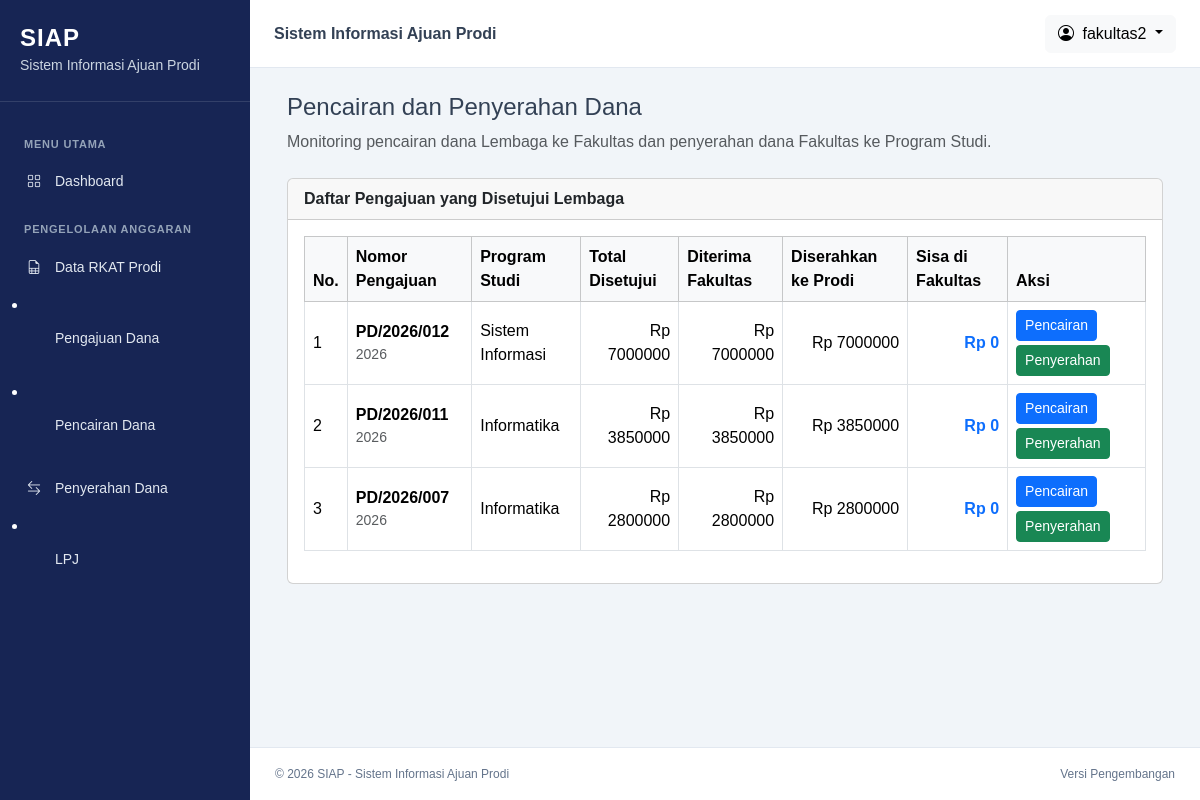
The app's page /pencairan-dana/ (signed in) with its own data.
### apps/fund_requests/models.py (models this page shows, shortened)
class FundRequest(TimeStampedModel):
    class Status(models.TextChoices):
        DRAFT = "DRAFT", "Draft"
        SUBMITTED = "SUBMITTED", "Diajukan ke Fakultas"
        REVISION = "REVISION", "Perlu Revisi"
        FACULTY_CHECKED = "FACULTY_CHECKED", "Diperiksa Fakultas"
        FORWARDED = "FORWARDED", "Diteruskan ke Lembaga"
        APPROVED = "APPROVED", "Disetujui Lembaga"
        PARTIALLY_APPROVED = "PARTIALLY_APPROVED", "Disetujui Sebagian"
        REJECTED = "REJECTED", "Ditolak"
        CANCELLED = "CANCELLED", "Dibatalkan"
    study_program = models.ForeignKey(
        StudyProgram,
        on_delete=models.PROTECT,
        related_name="fund_requests",
        verbose_name="Program Studi",
    )
    budget_year = models.ForeignKey(
        BudgetYear,
        on_delete=models.PROTECT,
        related_name="fund_requests",
        verbose_name="Tahun Anggaran",
    )
    request_number = models.CharField(
        max_length=50,
        unique=True,
        verbose_name="Nomor Pengajuan",
    )
    subject = models.CharField(
        max_length=255,
        verbose_name="Perihal Pengajuan",
    )
    letter_date = models.DateField(
        default=timezone.localdate,
        verbose_name="Tanggal Surat",
    )
    created_by = models.ForeignKey(
        settings.AUTH_USER_MODEL,
        on_delete=models.PROTECT,
        related_name="created_fund_requests",
    )
    status = models.CharField(
        max_length=30,
        choices=Status.choices,
        default=Status.DRAFT,
    )
    submitted_at = models.DateTimeField(null=True, blank=True)
    notes = models.TextField(blank=True)
    class Meta:
        db_table = "fund_requests"
        ordering = ["-created_at"]
        verbose_name = "Pengajuan Dana"
        verbose_name_plural = "Pengajuan Dana"
    @property
    def approved_total(self):
        return self.activities.aggregate(
            total=Sum("approved_amount")
        )["total"] or 0

### apps/master_data/models.py (models this page shows, shortened)
class TimeStampedModel(models.Model):
    created_at = models.DateTimeField(auto_now_add=True)
    updated_at = models.DateTimeField(auto_now=True)
    class Meta:
        abstract = True

class BudgetYear(TimeStampedModel):
    name = models.CharField(
        max_length=20,
        unique=True,
        verbose_name="Tahun Anggaran"
    )
    start_date = models.DateField(
        verbose_name="Tanggal Mulai"
    )
    end_date = models.DateField(
        verbose_name="Tanggal Selesai"
    )
    is_active = models.BooleanField(
        default=False,
        verbose_name="Tahun Aktif"
    )
    class Meta:
        db_table = "master_budget_year"
        ordering = ["-start_date"]
        verbose_name = "Tahun Anggaran"
        verbose_name_plural = "Tahun Anggaran"

class StudyProgram(TimeStampedModel):
    faculty = models.ForeignKey(
        Faculty,
        on_delete=models.PROTECT,
        related_name="study_programs"
    )
    name = models.CharField(
        max_length=150,
        verbose_name="Nama Program Studi"
    )
    code = models.CharField(
        max_length=20,
        unique=True,
        verbose_name="Kode Program Studi"
    )
    class Meta:
        db_table = "master_study_program"
        ordering = ["name"]
        verbose_name = "Program Studi"
        verbose_name_plural = "Program Studi"

### apps/disbursements/views.py (the view)
@login_required
def disbursement_index(request):
    if request.user.profile.role != UserProfile.Role.FAKULTAS:
        return HttpResponseForbidden(
            "Halaman ini hanya dapat diakses oleh Fakultas."
        )
    fund_requests = get_approved_fund_requests_for_faculty(
        request.user
    )
    rows = []
    for fund_request in fund_requests:
        rows.append({
            "fund_request": fund_request,
            "summary": get_disbursement_summary(fund_request),
        })
    return render(
        request,
        "disbursements/index.html",
        {
            "rows": rows,
        },
    )

### apps/disbursements/services.py (called while the page is built)
def get_institution_received_total(fund_request):
    return (
        InstitutionDisbursement.objects
        .filter(fund_request=fund_request)
        .aggregate(total=Sum("amount"))["total"]
        or Decimal("0")
    )

def get_faculty_handover_total(fund_request):
    return (
        FacultyHandover.objects
        .filter(fund_request=fund_request)
        .aggregate(total=Sum("amount"))["total"]
        or Decimal("0")
    )

def get_disbursement_summary(fund_request):
    approved = Decimal(str(fund_request.approved_total))
    received = get_institution_received_total(fund_request)
    handed_over = get_faculty_handover_total(fund_request)
    return {
        "approved_total": approved,
        "received_total": received,
        "handed_over_total": handed_over,
        "remaining_at_institution": approved - received,
        "remaining_at_faculty": received - handed_over,
        "remaining_to_be_handed_over": received - handed_over,
    }

### apps/disbursements/views.py (called while the page is built)
def get_approved_fund_requests_for_faculty(user):
    return (
        FundRequest.objects
        .filter(
            study_program__faculty_id=user.profile.faculty_id,
            status__in=APPROVED_STATUSES,
        )
        .select_related(
            "study_program",
            "study_program__faculty",
            "budget_year",
        )
        .order_by("-created_at")
    )

### templates/disbursements/index.html (shortened to what this page needs)
{% extends "master/base.html" %}
{% block content %}
<div class="container-fluid">
    <div class="mb-4">
        <h4>Pencairan dan Penyerahan Dana</h4>
        <p class="text-muted mb-0">
            Monitoring pencairan dana Lembaga ke Fakultas dan penyerahan
            dana Fakultas ke Program Studi.
        </p>
    </div>
    <div class="card">
        <div class="card-header">
            <strong>Daftar Pengajuan yang Disetujui Lembaga</strong>
        </div>
        <div class="card-body">
            <div class="table-responsive">
                <table class="table table-bordered table-hover align-middle">
                    <thead class="table-light">
                        <tr>
                            <th>No.</th>
                            <th>Nomor Pengajuan</th>
                            <th>Program Studi</th>
                            <th>Total Disetujui</th>
                            <th>Diterima Fakultas</th>
                            <th>Diserahkan ke Prodi</th>
                            <th>Sisa di Fakultas</th>
                            <th>Aksi</th>
                        </tr>
                    </thead>
                    <tbody>
                        {% for row in rows %}
                            <tr>
                                <td>{{ forloop.counter }}</td>
                                <td>
                                    <strong>
                                        {{ row.fund_request.request_number }}
                                    </strong>
                                    <div class="small text-muted">
                                        {{ row.fund_request.budget_year.name }}
                                    </div>
                                </td>
                                <td>
                                    {{ row.fund_request.study_program.name }}
                                </td>
                                <td class="text-end">
                                    Rp {{ row.summary.approved_total|floatformat:0 }}
                                </td>
                                <td class="text-end">
                                    Rp {{ row.summary.received_total|floatformat:0 }}
                                </td>
                                <td class="text-end">
                                    Rp {{ row.summary.handed_over_total|floatformat:0 }}
                                </td>
                                <td class="text-end fw-bold text-primary">
                                    Rp {{ row.summary.remaining_at_faculty|floatformat:0 }}
                                </td>
                                <td>
                                    <div class="d-flex flex-wrap gap-1">
                                        <a href="{% url 'disbursements:institution_create' row.fund_request.pk %}"
                                           class="btn btn-sm btn-primary">
                                            Pencairan
                                        </a>
                                        <a href="{% url 'disbursements:handover_create' row.fund_request.pk %}"
                                           class="btn btn-sm btn-success">
                                            Penyerahan
                                        </a>
                                    </div>
                                </td>
                            </tr>
                        {% endfor %}
                    </tbody>
                </table>
            </div>
        </div>
    </div>
</div>
{% endblock %}

### templates/master/navbar.html (shortened to what this page needs)
<header class="top-navbar d-flex align-items-center justify-content-between">
    <div class="d-flex align-items-center gap-3">
        <div>
            <span class="fw-semibold">Sistem Informasi Ajuan Prodi</span>
        </div>
    </div>
    <div class="dropdown">
        <button
            class="btn btn-light dropdown-toggle"
            type="button"
            data-bs-toggle="dropdown"
        >
            <i class="bi bi-person-circle me-1"></i>
            {{ request.user.username }}
        </button>
    </div>
</header>

### static/css/style.css (style rules this page uses)
:root { --siap-primary: #2563eb; --siap-sidebar: #172554; --siap-sidebar-hover: #1e3a8a; --siap-background: #f1f5f9; --siap-text: #334155; }
* { box-sizing: border-box; }
body { margin: 0; font-family: Arial, Helvetica, sans-serif; background: var(--siap-background); color: var(--siap-text); }
.top-navbar { min-height: 68px; padding: 12px 24px; background: #fff; border-bottom: 1px solid #e2e8f0; }

### records on screen
FundRequest: fund_request.request_number "PD/2026/012", fund_request.budget_year.name "2026", fund_request.study_program.name "Sistem Informasi", summary.approved_total "7000000", summary.received_total "7000000", summary.handed_over_total "7000000", summary.remaining_at_faculty "0"
FundRequest: fund_request.request_number "PD/2026/011", fund_request.budget_year.name "2026", fund_request.study_program.name "Informatika", summary.approved_total "3850000", summary.received_total "3850000", summary.handed_over_total "3850000", summary.remaining_at_faculty "0"
FundRequest: fund_request.request_number "PD/2026/007", fund_request.budget_year.name "2026", fund_request.study_program.name "Informatika", summary.approved_total "2800000", summary.received_total "2800000", summary.handed_over_total "2800000", summary.remaining_at_faculty "0"

### other values on screen
{{ request.user.username }} "fakultas2"
